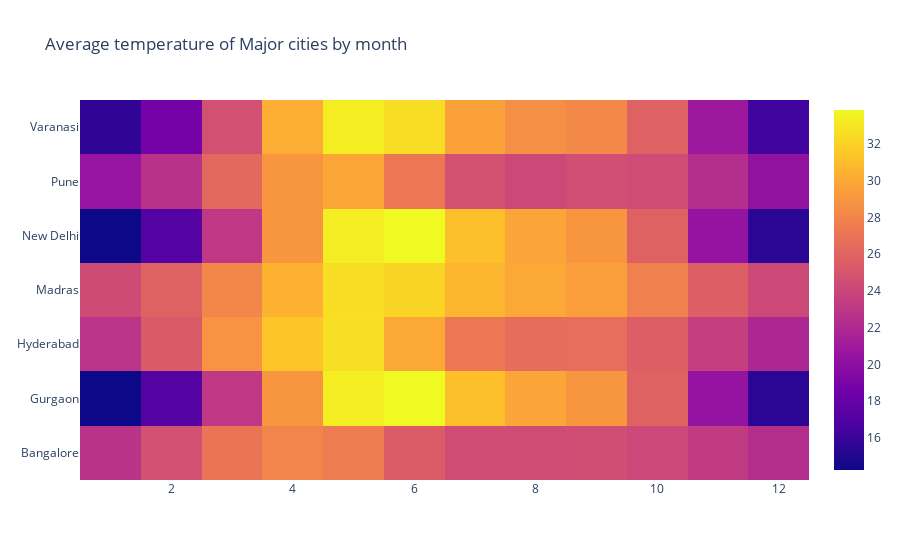

Notebook cell for this chart:
### Code cell
fig=go.Figure(data=data,layout=layout)
fig.show()

### Figure 1 — Plotly figure (JSON) as saved in the notebook; plotly's stock layout.template omitted (floating-point values rounded to 4 significant figures)
{"data": [{"type": "heatmap", "x": [1, 2, 3, 4, 5, 6, 7, 8, 9, 10, 11, 12, 1, 2, 3, 4, 5, 6, 7, 8, 9, 10, 11, 12, 1, 2, 3, 4, 5, 6, 7, 8, 9, 10, 11, 12, 1, 2, 3, 4, 5, 6, 7, 8, 9, 10, 11, 12, 1, 2, 3, 4, 5, 6, 7, 8, 9, 10, 11, 12, 1, 2, 3, 4, 5, 6, 7, 8, 9, 10, 11, 12, 1, 2, 3, 4, 5, 6, 7, 8, 9, 10, 11, 12], "y": ["Bangalore", "Bangalore", "Bangalore", "Bangalore", "Bangalore", "Bangalore", "Bangalore", "Bangalore", "Bangalore", "Bangalore", "Bangalore", "Bangalore", "Gurgaon", "Gurgaon", "Gurgaon", "Gurgaon", "Gurgaon", "Gurgaon", "Gurgaon", "Gurgaon", "Gurgaon", "Gurgaon", "Gurgaon", "Gurgaon", "Hyderabad", "Hyderabad", "Hyderabad", "Hyderabad", "Hyderabad", "Hyderabad", "Hyderabad", "Hyderabad", "Hyderabad", "Hyderabad", "Hyderabad", "Hyderabad", "Madras", "Madras", "Madras", "Madras", "Madras", "Madras", "Madras", "Madras", "Madras", "Madras", "Madras", "Madras", "New Delhi", "New Delhi", "New Delhi", "New Delhi", "New Delhi", "New Delhi", "New Delhi", "New Delhi", "New Delhi", "New Delhi", "New Delhi", "New Delhi", "Pune", "Pune", "Pune", "Pune", "Pune", "Pune", "Pune", "Pune", "Pune", "Pune", "Pune", "Pune", "Varanasi", "Varanasi", "Varanasi", "Varanasi", "Varanasi", "Varanasi", "Varanasi", "Varanasi", "Varanasi", "Varanasi", "Varanasi", "Varanasi"], "z": [22.71, 24.66, 27.06, 27.99, 27.52, 25.47, 24.4, 24.36, 24.5, 24.09, 23.27, 22.29, 14.24, 17.14, 23.01, 29.0, 33.3, 33.87, 31.17, 29.75, 28.99, 25.87, 20.35, 15.38, 22.76, 25.32, 28.8, 31.47, 32.7, 29.97, 27.22, 26.57, 26.64, 25.68, 23.51, 21.89, 24.35, 25.83, 28.11, 30.44, 32.58, 32.14, 30.66, 29.98, 29.4, 27.74, 25.67, 24.17, 14.24, 17.14, 23.01, 29.0, 33.3, 33.87, 31.17, 29.75, 28.99, 25.87, 20.35, 15.38, 20.45, 22.61, 26.29, 29.0, 29.84, 27.22, 24.72, 24.2, 24.57, 24.37, 22.31, 20.25, 15.6, 18.72, 24.65, 30.19, 33.31, 32.57, 29.61, 28.59, 28.24, 25.77, 20.84, 16.25]}], "layout": {"title": {"text": "Average temperature of Major cities by month"}}}
